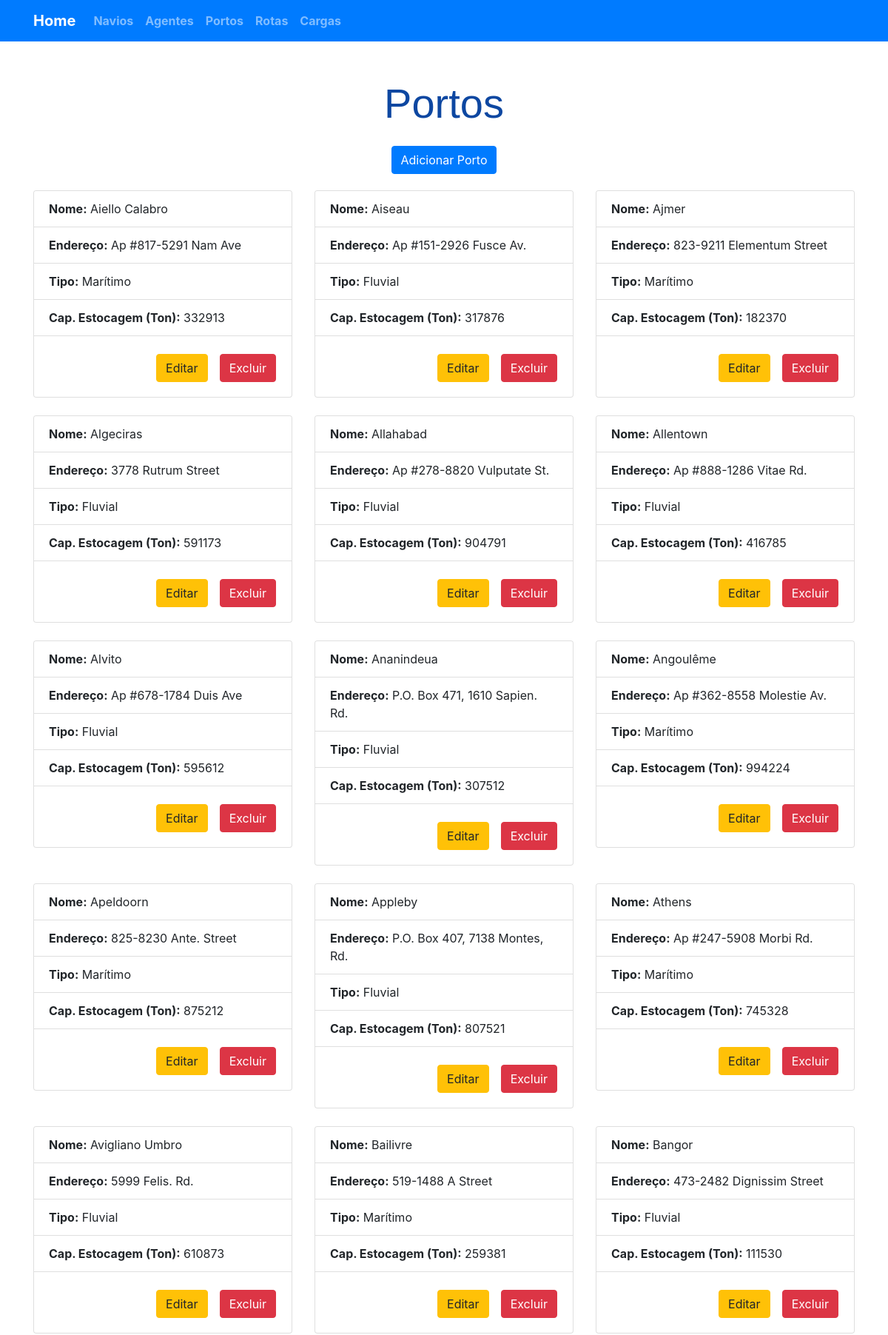
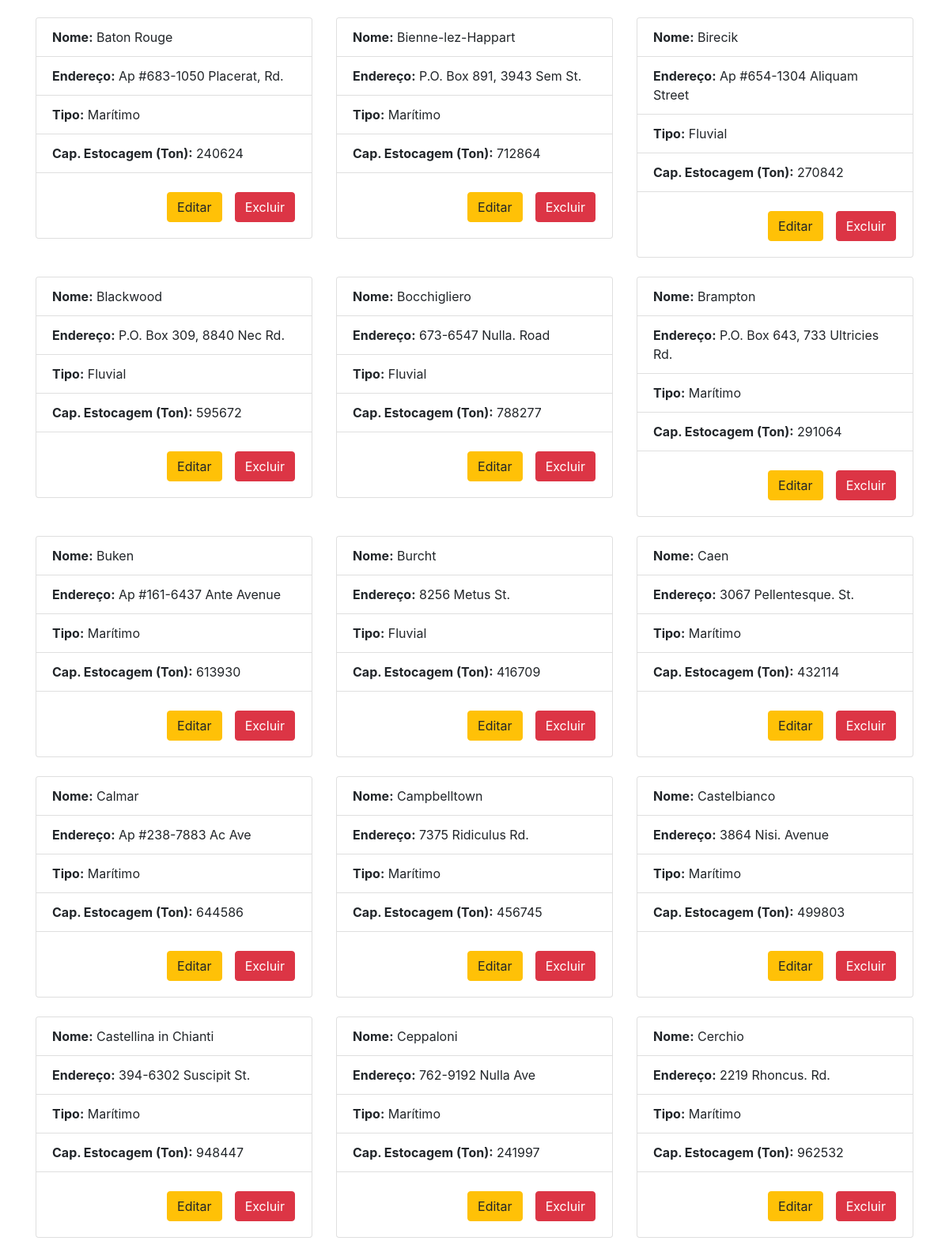
The app's page /portoPage.php (upper part) with its own data (2 pictures, top to bottom).
### tables this page shows
CREATE TABLE porto (
  nome varchar(100) NOT NULL,
  endereco varchar(255) NOT NULL,
  tipo varchar(10) NOT NULL,
  capacidade_estocagem INT NOT NULL,
  PRIMARY KEY (nome)
);

### connection.php (called while the page is built, shortened)
<?php
function open_database(){
    try{
        $connection = new mysqli("localhost", "root", "", "empresa_portuaria");
        $connection->query("SET NAMES 'utf8'");
        return $connection;
    } catch (Exception $ex) {
        echo $ex->getMessage();
        return null;
    }
}
function selectAll($sql){
    $database = open_database();
    $result = $database->query($sql);
    while($row = mysqli_fetch_array($result)){
        $grupo[] = $row;
    }
    return $grupo;
}
function selectAllPortos(){
    $sql = "SELECT * FROM porto ORDER BY nome";
    return selectAll($sql);
}

### portoPage.php (the view, shortened to what this page needs)
<!DOCTYPE html>
<?php include 'connection.php';
    try {
       $grupo = selectAllPortos();
   } catch (Exception $ex) {
       echo $ex->getMessage();
   }
?>
    <h1 class="mb-4 display-4">Portos</h1>
    <p id="addlink">
        <a class="btn btn-primary" href="insertPorto.php">Adicionar Porto</a>
    </p>
    <div class="container mt-5">
            <div class="row mb-5 justify-content-center">
                <?php
                if($grupo){
                    foreach ($grupo as $porto){?>
                <div class="col-sm-11 col-md-6 col-lg-4 mt-4">
                    <div class="card">
                            <ul class="list-group list-group-flush">
                                <li class="list-group-item">
                                    <div class="d-inline font-weight-bold">Nome:</div>
                                    <div class="d-inline"> <?=$porto["nome"]?> </div>
                                </li>
                                <li class="list-group-item">
                                    <div class="d-inline font-weight-bold">Endereço:</div>
                                    <div class="d-inline"> <?=$porto["endereco"]?> </div>
                                </li>
                                <li class="list-group-item">
                                    <div class="d-inline font-weight-bold">Tipo:</div>
                                    <div class="d-inline"> <?php if($porto["tipo"] == "fluvial"){echo 'Fluvial';} else {echo 'Marítimo';}?> </div>
                                </li>
                                <li class="list-group-item">
                                    <div class="d-inline font-weight-bold">Cap. Estocagem (Ton):</div>
                                    <div class="d-inline"> <?=$porto["capacidade_estocagem"]?> </div>
                                </li>
                            </ul>
                        <div class="card-body ml-auto">
                            <div class="row">
                                <form class="mr-3 mt-1" name="alterar" action="updatePorto.php" method="POST">
                                    <input class="btn btn-warning" type="submit" value="Editar" name="editar" />
                                </form>
                                <form class="mr-3 mt-1" name="excluir" action="connection.php" method="POST">
                                    <input class="btn btn-danger" type="submit" value="Excluir" name="excluir" />
                                </form>
                            </div>
                        </div>
                    </div>
                </div>
                <?php }
                }
                ?>
            </div>
        </div>

### css/inicialPage.css (style rules this page uses)
h1 { font-family: sans-serif; text-align: center; color: #0D47A1; top:50px; position: relative; }
p#addlink { display: block; top:50px; position: relative; text-align: center; }
a { font-weight: bolder; text-decoration: none; }

### records on screen
porto: nome "Aiello Calabro", endereco "Ap #817-5291 Nam Ave", tipo "Marítimo", capacidade_estocagem "332913"
porto: nome "Aiseau", endereco "Ap #151-2926 Fusce Av.", tipo "Fluvial", capacidade_estocagem "317876"
porto: nome "Ajmer", endereco "823-9211 Elementum Street", tipo "Marítimo", capacidade_estocagem "182370"
porto: nome "Algeciras", endereco "3778 Rutrum Street", tipo "Fluvial", capacidade_estocagem "591173"
porto: nome "Allahabad", endereco "Ap #278-8820 Vulputate St.", tipo "Fluvial", capacidade_estocagem "904791"
porto: nome "Allentown", endereco "Ap #888-1286 Vitae Rd.", tipo "Fluvial", capacidade_estocagem "416785"
porto: nome "Alvito", endereco "Ap #678-1784 Duis Ave", tipo "Fluvial", capacidade_estocagem "595612"
porto: nome "Ananindeua", endereco "P.O. Box 471, 1610 Sapien. Rd.", tipo "Fluvial", capacidade_estocagem "307512"
porto: nome "Angoulême", endereco "Ap #362-8558 Molestie Av.", tipo "Marítimo", capacidade_estocagem "994224"
porto: nome "Apeldoorn", endereco "825-8230 Ante. Street", tipo "Marítimo", capacidade_estocagem "875212"
porto: nome "Appleby", endereco "P.O. Box 407, 7138 Montes, Rd.", tipo "Fluvial", capacidade_estocagem "807521"
porto: nome "Athens", endereco "Ap #247-5908 Morbi Rd.", tipo "Marítimo", capacidade_estocagem "745328"
porto: nome "Avigliano Umbro", endereco "5999 Felis. Rd.", tipo "Fluvial", capacidade_estocagem "610873"
porto: nome "Bailivre", endereco "519-1488 A Street", tipo "Marítimo", capacidade_estocagem "259381"
porto: nome "Bangor", endereco "473-2482 Dignissim Street", tipo "Fluvial", capacidade_estocagem "111530"
porto: nome "Baton Rouge", endereco "Ap #683-1050 Placerat, Rd.", tipo "Marítimo", capacidade_estocagem "240624"
porto: nome "Bienne-lez-Happart", endereco "P.O. Box 891, 3943 Sem St.", tipo "Marítimo", capacidade_estocagem "712864"
porto: nome "Birecik", endereco "Ap #654-1304 Aliquam Street", tipo "Fluvial", capacidade_estocagem "270842"
porto: nome "Blackwood", endereco "P.O. Box 309, 8840 Nec Rd.", tipo "Fluvial", capacidade_estocagem "595672"
porto: nome "Bocchigliero", endereco "673-6547 Nulla. Road", tipo "Fluvial", capacidade_estocagem "788277"
porto: nome "Brampton", endereco "P.O. Box 643, 733 Ultricies Rd.", tipo "Marítimo", capacidade_estocagem "291064"
porto: nome "Buken", endereco "Ap #161-6437 Ante Avenue", tipo "Marítimo", capacidade_estocagem "613930"
porto: nome "Burcht", endereco "8256 Metus St.", tipo "Fluvial", capacidade_estocagem "416709"
porto: nome "Caen", endereco "3067 Pellentesque. St.", tipo "Marítimo", capacidade_estocagem "432114"
porto: nome "Calmar", endereco "Ap #238-7883 Ac Ave", tipo "Marítimo", capacidade_estocagem "644586"
porto: nome "Campbelltown", endereco "7375 Ridiculus Rd.", tipo "Marítimo", capacidade_estocagem "456745"
porto: nome "Castelbianco", endereco "3864 Nisi. Avenue", tipo "Marítimo", capacidade_estocagem "499803"
porto: nome "Castellina in Chianti", endereco "394-6302 Suscipit St.", tipo "Marítimo", capacidade_estocagem "948447"
porto: nome "Ceppaloni", endereco "762-9192 Nulla Ave", tipo "Marítimo", capacidade_estocagem "241997"
porto: nome "Cerchio", endereco "2219 Rhoncus. Rd.", tipo "Marítimo", capacidade_estocagem "962532"
